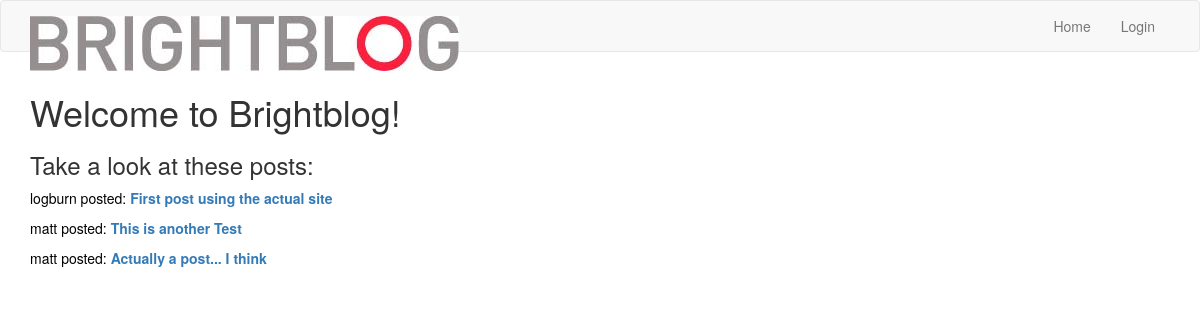
The page /index on the database as committed earlier.
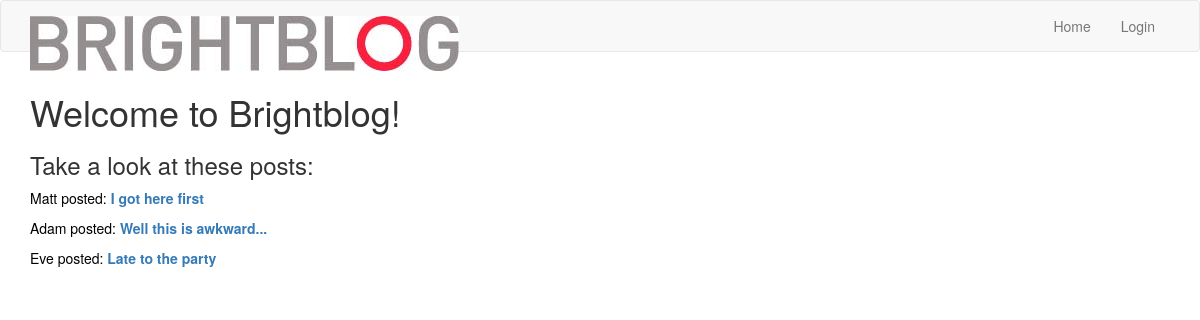
The same page on the database as committed later.
### app/models.py (models this page shows, shortened)
class Post(db.Model):
    id = db.Column(db.Integer, primary_key=True)
    title = db.Column(db.String(150))
    body = db.Column(db.Text())
    timestamp = db.Column(db.DateTime, index=True, default=datetime.utcnow)
    user_id = db.Column(db.Integer, db.ForeignKey('user.id'))

class User(UserMixin, db.Model):
    id = db.Column(db.Integer, primary_key=True)
    username = db.Column(db.String(64), index=True, unique=True)
    email = db.Column(db.String(120), index=True, unique=True)
    password_hash = db.Column(db.String(128))
    posts = db.relationship('Post', backref='author', lazy='dynamic')
    comments = db.relationship('Comment', backref='author', lazy='dynamic')

### app/routes.py (the view)
@app.route('/')
@app.route('/index')
def index():
    posts = Post.query.all()
    return render_template('index.html', title='Home Page', posts=posts)

### app/templates/index.html
{% extends "base.html" %}
{% block content %}
<div class="container">
    {% if current_user.is_anonymous %}
        <h1 class="welcome">Welcome to Brightblog!</h1>
    {% else %}
        <h1 class="welcome">Hey there {{ current_user.username }}!</h1>
    {% endif %}
    <h3>Take a look at these posts:</h3>
    {% for post in posts %}
    <div>
        <p>
            {{ post.author.username }} posted:
            <b><a href="{{url_for('show_post', post_id=post.id) }}">{{ post.title }}</a></b>
        </p>
    </div>
    {% endfor %}
</div>
{% endblock %}

### app/templates/base.html (shortened to what this page needs)
{% extends 'bootstrap/base.html' %}
{% block styles %}
{{super()}}
<link rel="stylesheet" href="{{url_for('.static', filename='brightblog.css')}}">
{% endblock %}
{% block navbar %}
    <nav class="navbar navbar-default">
        <div class="container">
            <div class="navbar-header">
                    <a class="navbar-brand" href="{{ url_for('index') }}">
                        <img class="image-responsive" id="brand-image" src="{{ url_for('.static', filename='brightblog.jpg') }}" alt="logo"/>
                    </a>
            </div>
            <div class="collapse navbar-collapse" id="bs-example-navbar-collapse-1">
                <ul class="nav navbar-nav navbar-right">
                    <li><a href="{{ url_for('index') }}">Home</a></li>
                    {% if current_user.is_anonymous %}
                    <li><a class="red" href="{{ url_for('login') }}">Login</a></li>
                    {% else %}
                    <li><a href="{{url_for('post') }}">Make a Post</a></li>
                    <li><a class="red" href="{{ url_for('logout') }}">Logout</a></li>
                    {% endif %}
                </ul>
            </div>
        </div>
    </nav>
{% endblock %}

### app/static/brightblog.css (style rules this page uses)
img { height: auto; }
p { color: black; }
.red { color: rgb(238, 1, 32); }

Rows that differ between the two databases and show on the page:
removed Post: author.username "logburn", title "First post using the actual site"
removed Post: author.username "matt", title "Actually a post... I think"
added Post: author.username "Matt", title "I got here first"
changed Post: author.username "matt" → "Adam"; title "This is another Test" → "Well this is awkward..."
added Post: author.username "Eve", title "Late to the party"
